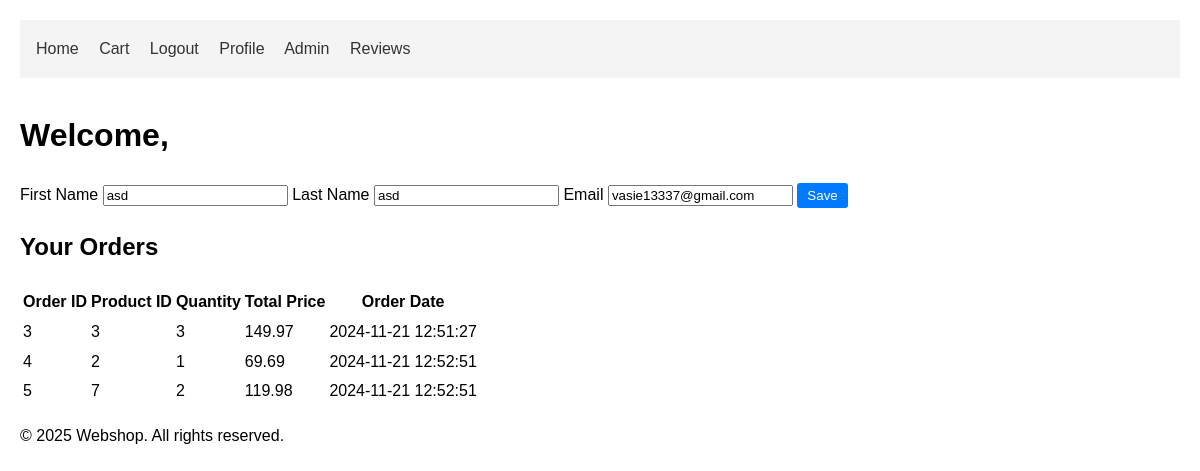
Screenshot of /user/index.php (signed in) with the database file from the repository.
### tables this page shows
CREATE TABLE `users` (
  `user_id` int(11) NOT NULL,
  `username` varchar(255) NOT NULL,
  `firstname` varchar(255) DEFAULT NULL,
  `lastname` varchar(255) DEFAULT NULL,
  `email` varchar(255) DEFAULT NULL,
  `password` varchar(255) NOT NULL,
  `is_admin` tinyint(1) NOT NULL
);

CREATE TABLE `orders` (
  `order_id` int(11) NOT NULL,
  `user_id` int(11) DEFAULT NULL,
  `product_id` int(11) DEFAULT NULL,
  `quantity` int(11) DEFAULT NULL,
  `total_price` decimal(10,2) DEFAULT NULL,
  `order_date` timestamp NOT NULL DEFAULT current_timestamp()
);

### includes/functions.php (called while the page is built, shortened)
<?php
require_once 'db.php';
function _get_current_user() {
    global $db;
    $stmt = $db->prepare("SELECT * FROM users WHERE user_id = ?");
    $stmt->bind_param("i", $_SESSION['user_id']);
    $stmt->execute();
    $result = $stmt->get_result();
    return $result->fetch_assoc();
}
function get_user_name($user_id) {
    global $db;
    $stmt = $db->prepare("SELECT username FROM users WHERE user_id = ?");
    $stmt->bind_param("i", $user_id);
    $stmt->execute();
    $result = $stmt->get_result();
    $user = $result->fetch_assoc();
    if (!$user) {
        return false;
    }
    return $user['username'];
}

### user/index.php (the view, shortened to what this page needs)
<?php
require_once '../includes/db.php';
require_once '../includes/functions.php';
include '../header.php';
$user = _get_current_user();
$user['username'] = get_user_name($eusr['user_id']);
$user['firstname'] = _get_current_user()['firstname'] ?? '';
$user['lastname'] = _get_current_user()['lastname'] ?? '';
$stmt = $db->prepare("SELECT * FROM orders WHERE user_id = ?");
$stmt->bind_param("i", $_SESSION['user_id']);
$stmt->execute();
$result = $stmt->get_result();
$orders = $result->fetch_all(MYSQLI_ASSOC);
?>
<h1>Welcome, <?php echo $user['username']; ?></h1>
<form method="post">
    <label for="firstname">First Name</label>
    <input type="text" name="firstname" id="firstname" value="<?php echo $user['firstname']; ?>">
    <label for="lastname">Last Name</label>
    <input type="text" name="lastname" id="lastname" value="<?php echo $user['lastname']; ?>">
    <label for="email">Email</label>
    <input type="text" name="email" id="email" value="<?php echo $user['email']; ?>">
    <button type="submit">Save</button>
</form>
<h2>Your Orders</h2>
<table>
    <tr>
        <th>Order ID</th>
        <th>Product ID</th>
        <th>Quantity</th>
        <th>Total Price</th>
        <th>Order Date</th>
    </tr>
    <?php foreach($orders as $order): ?>
        <tr>
            <td><?php echo $order['order_id']; ?></td>
            <td><?php echo $order['product_id']; ?></td>
            <td><?php echo $order['quantity']; ?></td>
            <td><?php echo $order['total_price']; ?></td>
            <td><?php echo $order['order_date']; ?></td>
        </tr>
    <?php endforeach; ?>
</table>
<?php include '../footer.php'; ?>

### css/style.css (style rules this page uses)
:root { --primary-color: #007bff; --secondary-color: #6c757d; --success-color: #28a745; --danger-color: #dc3545; --light-bg: #f4f4f4; --dark-text: #333; --medium-text: #666; --border-color: #ddd; }
body { font-family: Arial, sans-serif; margin: 0; padding: 20px; line-height: 1.6; background: #ffffff; }
form { margin: 15px 0; }
button { padding: 5px 10px; background: var(--primary-color); color: white; border: none; border-radius: 3px; cursor: pointer; }

### rows the page displays
users: firstname "asd", lastname "asd", email "vasie13337@gmail.com"
orders: order_id "3", product "3", quantity "3", total_price "149.97", order_date "2024-11-21 12:51:27"
orders: order_id "4", product "2", quantity "1", total_price "69.69", order_date "2024-11-21 12:52:51"
orders: order_id "5", product "7", quantity "2", total_price "119.98", order_date "2024-11-21 12:52:51"
